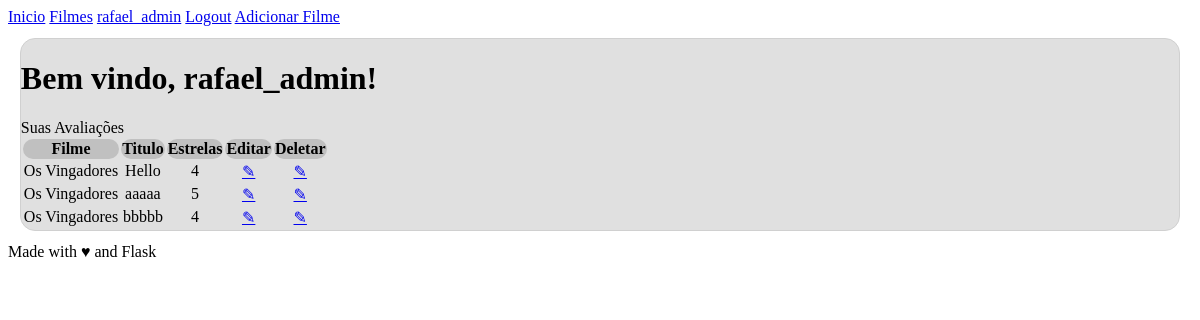
The app's page / (signed in), older data.
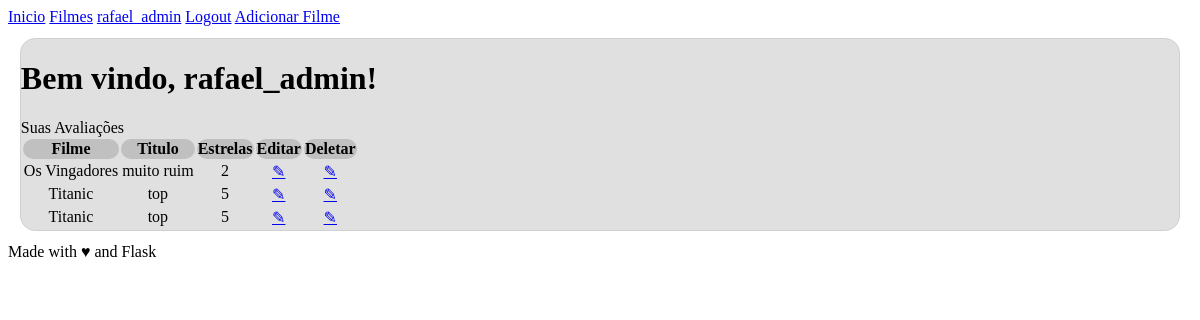
The same page, newer data.
### imdb/usuario/models.py (models this page shows, shortened)
class Usuario(db.Model, UserMixin):
   bcrypt = Bcrypt()
   __tablename__ = 'usuario'
   id = db.Column(db.Integer, primary_key=True)
   email = db.Column(db.String(80), unique=True, nullable=False)
   username = db.Column(db.String(80), unique=True, nullable=False)
   senha = db.Column(db.String(255),nullable = False)
   funcao = db.Column(db.String(50), server_default="user", nullable=False) #admin ou normal
   avaliacoes = db.relationship(Avaliacao, backref='usuario', lazy= True)

### imdb/filme/models.py (models this page shows, shortened)
class Avaliacao(db.Model):
    __tablename__ = 'avaliacao'
    id = db.Column(db.Integer, primary_key=True)
    titulo = db.Column(db.String(200), nullable=False)
    corpo = db.Column(db.String(500))
    estrelas = db.Column(db.Integer, nullable=False)
    id_filme = db.Column(db.Integer, db.ForeignKey('filme.id'), nullable=False)
    id_usuario = db.Column(db.Integer, db.ForeignKey('usuario.id'), nullable=False)

class Filme(db.Model):
   __tablename__ = 'filme'
   id = db.Column(db.Integer, primary_key=True)
   titulo = db.Column(db.String(160), unique=True, nullable=False)
   id_imdb = db.Column(db.String(7), unique=True, nullable=False)
   atores = db.Column(db.String(1000), nullable=False)
   diretor = db.Column(db.String(160), nullable=False)
   avaliacoes = db.relationship('Avaliacao', backref='filme', lazy= True)

### imdb/principal/views.py (the view)
@principal.route("/")
def index():
   usuario = current_user
   if usuario.is_authenticated:
       return render_template("principal.html.j2", usuario=usuario, avaliacoes=usuario.avaliacoes)
   else:
       return render_template("principal.html.j2", avalicoes=[])

### imdb/usuario/models.py (called while the page is built)
@login_manager.user_loader
def load_user(user_id):
    return Usuario.query.get(user_id)

### imdb/principal/templates/principal.html.j2 (shortened to what this page needs)
{% extends "base.html.j2" %}
{% block content %}
  {% if current_user.is_authenticated %}
    <h1>Bem vindo, {{usuario.username}}!</h1>
    {% if avaliacoes %}
      <table>
        <tr>
          <th>Filme</th>
          <th>Titulo</th>
          <th>Estrelas</th>
          <th>Editar</th>
          <th>Deletar</th>
        </tr>
        {% for avaliacao in avaliacoes %}
        <tr>
          <td>{{avaliacao.filme.titulo}}</td>
          <td>{{avaliacao.titulo}}</td>
          <td>{{avaliacao.estrelas}}</td>
          <td><a href="{{url_for('filme.editar_avaliacao', id_filme=avaliacao.id_filme)}}">&#9998;</a> </td>
          <td><a href="{{url_for('filme.editar_avaliacao', id_filme=avaliacao.id_filme)}}">&#9998;</a> </td>
        </tr>
        {% endfor%}
      </table>
    {% endif %}
  {% else %}
    <h1>Bem vindo!</h1>
  {% endif %}
{% endblock %}

### imdb/templates/base.html.j2 (shortened to what this page needs)
<!DOCTYPE html>
<html>
  <head>
    {% block head %}
    <link rel="stylesheet" href="{{ url_for('static', filename='styles/style.css') }}">
    {% endblock %}
  </head>
  <body>
    {% block navbar %}
    <nav>
      <a href="{{url_for('principal.index')}}">Inicio</a>
      <a href="{{url_for('filme.lista')}}">Filmes</a>
      {% if not current_user.is_authenticated %}
        <a href="{{url_for('principal.login')}}">Login</a>
        <a href="{{url_for('usuario.cadastrar_usuario')}}">Cadastrar</a>
      {% else %}
        <a href="{{url_for('usuario.perfil')}}">{{current_user.username}}</a>
        <a href="{{url_for('principal.logout')}}">Logout</a>
      {% endif %}
      {% if current_user.funcao == "admin" %}
        <a href="{{url_for('filme.adicionar')}}">Adicionar Filme</a>
      {% endif %}
    </nav>
    {% endblock %}
    <div id="content">{% block content %}{% endblock %}</div>
    <div id="footer">
      {% block footer %}
      Made with &hearts; and Flask
      {% endblock %}
    </div>
  </body>
</html>

### imdb/static/styles/style.css (style rules this page uses)
#content { margin: 1%; background-color: #e0e0e0; border-color: #d0d0d0; border-style: solid; border-width: thin; border-radius: 15px }
#footer { align-self: flex-end; }
html, body { min-height: 100%; }
tr { text-align: center; }
th { background-color: #c0c0c0; }
* { border-radius: 15px; }

Row changes from the older to the newer data that the page shows:
removed Avaliacao: filme.titulo "Os Vingadores", titulo "Hello", estrelas "4"
removed Avaliacao: filme.titulo "Os Vingadores", titulo "bbbbb", estrelas "4"
now on this page (row edited): Avaliacao: filme.titulo "Os Vingadores", titulo "muito ruim", estrelas "2"
added Avaliacao: filme.titulo "Titanic", titulo "top", estrelas "5"
changed Avaliacao (number 3 of 3 on the later page): filme.titulo "Os Vingadores" → "Titanic"; titulo "aaaaa" → "top"
